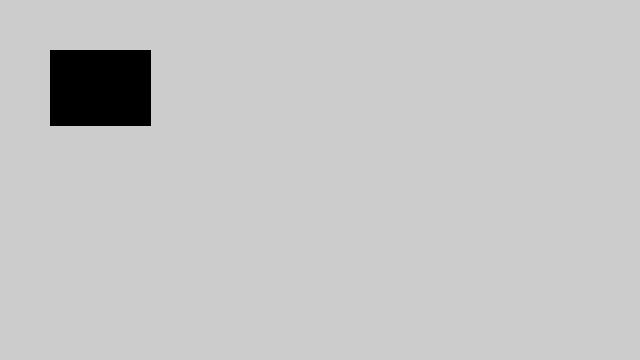
Frame 1 (no input)
Frame 60 (the mouse pressed at the canvas centre just before this capture): identical to frame 1, image omitted
Frame 120 (the mouse held since frame 60 and released just before this capture): identical to frame 1, image omitted

The Processing sketch that drew this single still picture (run headless with seeded random() and noise(); from frame 60 on, the mouse is pressed at the canvas centre):

// Processing sketch: buttons
// ── buttons.pde
//Global variables
boolean button = false;

int x = 50;
int y = 50;
int w = 100;
int h = 75;

void setup () {
  
  size (640, 360);
  
}

void draw () {
 
  
  if (mouseX > x && mouseX < x+w && mouseY > y && mouseY < y+h && mousePressed) {
    button = true;
    println(button);
  } else {
    button = false;
    println(button);
  }
  
  if (button == true) {
    fill (255,0,0);
  } else {
    fill (0);
  }
  rect(x,y,w,h);
  
}
